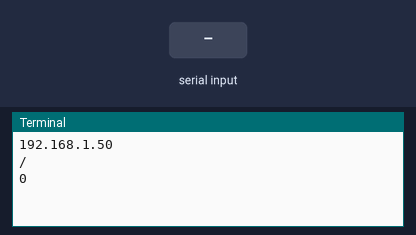
Simulated run of this program. Board: Raspberry Pi (BCM pin numbers). Parts: the last lines printed to the terminal. The inputs (shaded band) are chosen by the test bench. Each call to the cloud database takes 0.3 s, and an entry nobody has set reads as its off value or as empty; web requests get an empty 200 reply after 0.4 s.

Above: at 2.1 s.
2.2 s: "\"false\"\n" received over the second serial link
At 3.1 s:
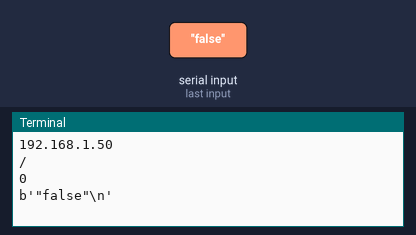
3.7 s: "\"true\"\n" received over the second serial link
At 4.2 s:
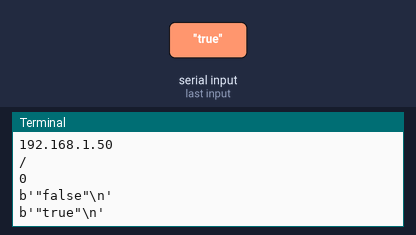
5.2 s: "\"1\"\n" received over the second serial link
At 6.4 s:
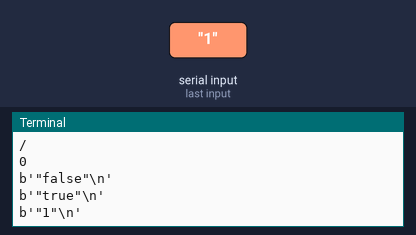
6.7 s: "sensor\n" received over the second serial link
At 7.7 s:
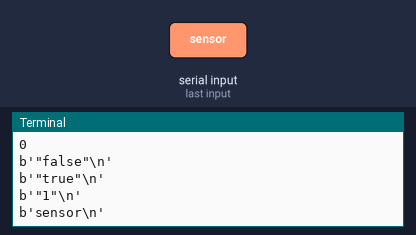
8.2 s: "t:\n" received over the second serial link
At 9.6 s:
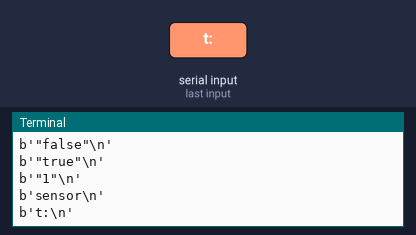
10.6 s: "h:\n" received over the second serial link
At 11.9 s:
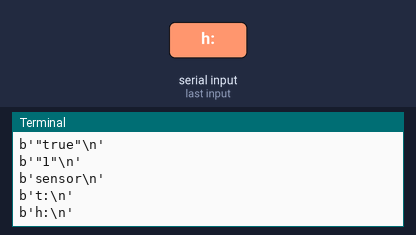

Measured:
- after the input at 2.2 s, the terminal: prints a new line at once (image 1)
- after the input at 3.7 s, the terminal: prints a new line at once (image 2)
- after the input at 5.2 s, the terminal: prints a new line at once (image 3)
- after the input at 6.7 s, the terminal: prints a new line at once (image 4)
- after the input at 8.2 s, the terminal: prints a new line after 0.90 s (image 5)
- after the input at 10.6 s, the terminal: prints a new line at once (image 6)

The program:

Domotic.py
```python
#import Libraries
import RPi.GPIO as GPIO
import time
import pyrebase
import smbus
import Adafruit_DHT
import requests
import datetime
import socket
import serial


bus = smbus.SMBus(1)
DEVICE_ADDRESS = 0x08      #7 bit address (will be left shifted to add the read write bit)
DEVICE_REG_MODE1 = 0x00
DEVICE_REG_LEDOUT0 = 0x48
arduino=0x08


def get_ip_address():
    s = socket.socket(socket.AF_INET, socket.SOCK_DGRAM)
    s.connect(("8.8.8.8", 80))
    return s.getsockname()[0]

def startService():
    import os
    os.system("sudo service motion start")

def stopService():
    import os
    os.system("sudo service motion stop")

def sendNotification(text1, text2):
    text1 = text1.replace(" ", "%20")
    text2 = text2.replace(" ", "%20")
    requests.get("http://tongue-lash-adverbs.000webhostapp.com/Notification.php?title={}&msg={}".format(text1, text2))
    time.sleep(2)

def stream_handler(message):
 #    print(message["event"]) # put
    print(message["path"]) # /Alarma
    print(message["data"]) # {'Estado': 'false', 'odigo': '1234'}

    if (message["path"] == "/Luces/luz1"):
        if(message["data"] == '"false"'):
            print("Luz 1 apagada")
            estadoLuz1='"false"'
            ser.write(b'4')
        elif(message["data"] == '"true"'):
            print("Luz 1 prendida")
            estadoLuz1='"true"'
            ser.write(b'3')
    if (message["path"] == "/Luces/luz2"):
        if(message["data"] == '"false"'):
            print("Luz 2 apagada")
            estadoLuz2='"false"'
            ser.write(b'6')
        else:
            print("Luz 2 prendida")
            estadoLuz2='"true"'
            ser.write(b'5')

    if (message["path"] == "/Alarma/Estado"):
        if(message["data"] == '"false"'):
            print("Alarma Apagada")
            ser.write(b'a')
            Var_Sensores=False
            Var_Alarma=False
        elif(message["data"] == '"true"'):
            print("Alarma prendida")
            ser.write(b'b')

    if (message["path"] == "/Camara"):
        if(message["data"] == '"false"'):
            print("Camara Detenida")
            stopService()
        elif(message["data"] == '"true"'):
            print("Inicio de Camara")
            startService()

    if (message["path"] == "/Temperatura/Requested"):
        if(message["data"] == '"1"'):
            ser.write(b'7')
    if (message["path"] == "/autoluz"):
        if(message["data"] == '"false"'):
            ser.write(b'8')
        if(message["data"] == '"true"'):
            ser.write(b'9')

#Firebase Configuration
config = {
  "apiKey": "AIzaSyBgqXyMUrXnMb9FMp07yuSrRkbBwcU7mzQ",
  "authDomain": "domoticdb-2841e.firebaseapp.com",
  "databaseURL": "https://domoticdb-2841e.firebaseio.com",
  "storageBucket": "domoticdb-2841e.appspot.com"
}

firebase = pyrebase.initialize_app(config)

#GPIO Setup
GPIO.setmode(GPIO.BCM)
GPIO.setwarnings(False)

GPIO.setup(16, GPIO.IN)  #Estado de la alarma
GPIO.setup(20, GPIO.IN)  #Estado de Luz1
GPIO.setup(21, GPIO.IN)  #Estado de Luz2
GPIO.setup(12, GPIO.IN)  #Estado Sensores

#Firebase Database Intialization
db = firebase.database()
##sensor=Adafruit_DHT.DHT11
##PinSensor=4 #gpio 17

estadoLuz1=db.child("Luces/luz1").get()
estadoLuz2=db.child("Luces/luz2").get()
estadoAlarma=db.child("Alarma/Estado").get()
#db.child().set({"ip": "{}".format(get_ip_address())})
print("{}".format(get_ip_address()))

Var_Sensores=False
Var_Alarma=False

ser=serial.Serial('/dev/ttyUSB0',9600)

my_stream = db.child("").stream(stream_handler)
try:
    while(True):

       #humidity, temperature = Adafruit_DHT.read(sensor, PinSensor)
        if (ser.inWaiting() > 0):
            rec = ser.read(ser.inWaiting())
            print(rec)
            data=rec.decode('utf-8')
            if (b'sensor' in rec):
                sendNotification("Detección de sensores!", "Precione para iniciar")
            if (rec==b'alarma\r\n'):
                sendNotification("Alarma Activada!", "Precione para iniciar")
            if (rec==b'L1\r\n'):
                db.child("Luces").update({"luz1": '"true"'})
            if (rec==b'L2\r\n'):
                db.child("Luces").update({"luz2": '"true"'})
            if (b't:' in rec):
                tmp = data[data.find("t:")+2:data.find(" ")]
                db.child("Temperatura").update({"Temp": '{}'.format(tmp)})
                hum = data[data.find("h:")+2:data.find("\r")]
                db.child("Temperatura").update({"Hum": '{}'.format(hum)})
except KeyboardInterrupt:
    my_stream.close()
    ser.close()

    print("Everything Closed!")
```
